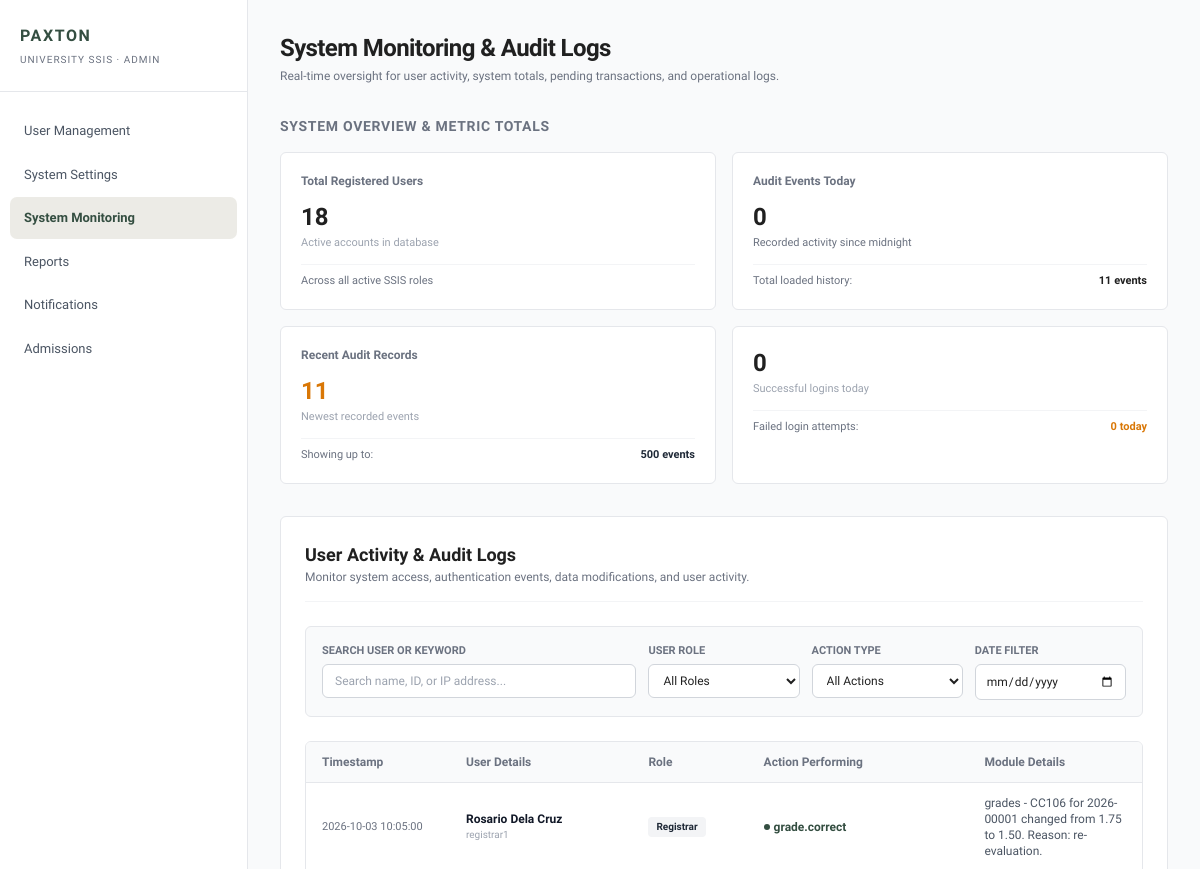
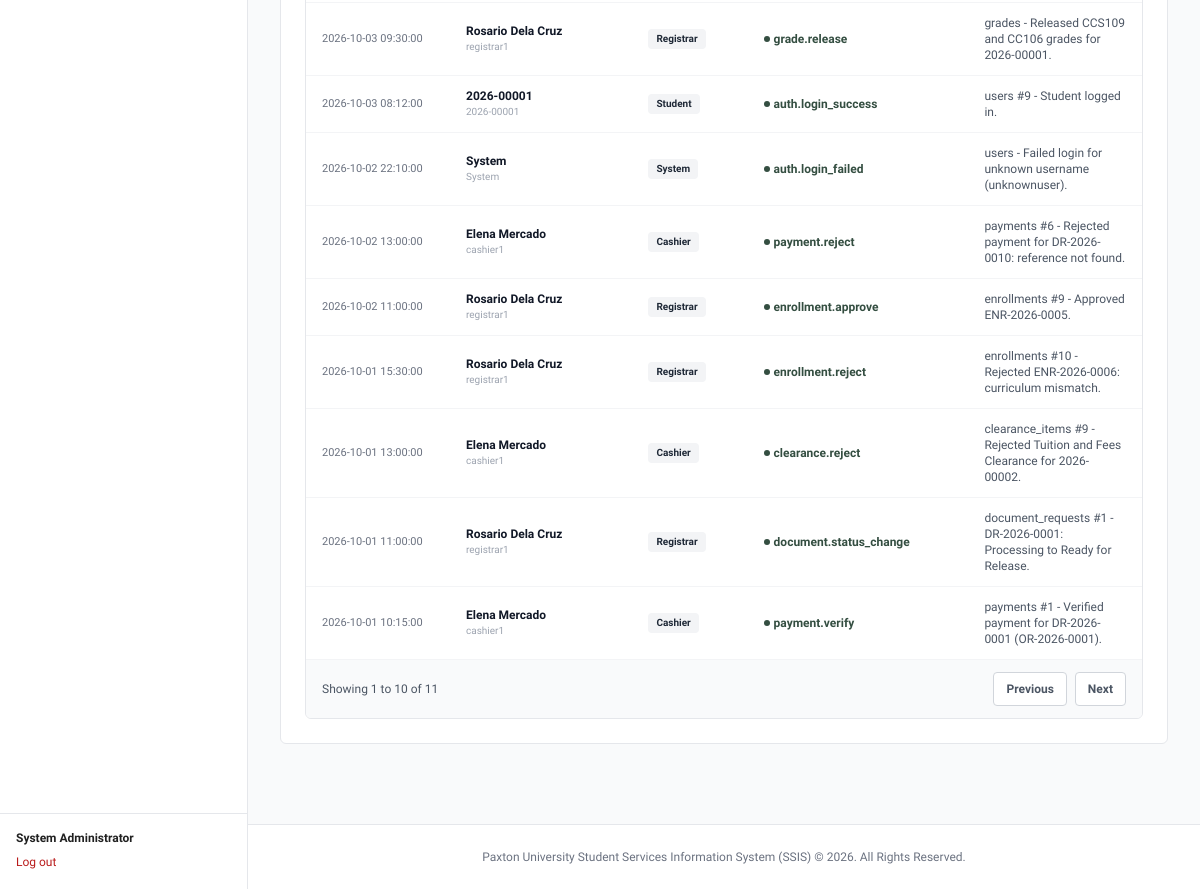
The app's page /php/admin/monitoring.php (signed in) with its own data (2 pictures, top to bottom).
### tables this page shows
CREATE TABLE audit_logs (
  id BIGINT UNSIGNED NOT NULL AUTO_INCREMENT,
  user_id INT UNSIGNED NULL,
  action VARCHAR(60) NOT NULL,
  entity VARCHAR(40) NULL,
  entity_id INT UNSIGNED NULL,
  details TEXT NULL,
  ip_address VARCHAR(45) NULL,
  created_at TIMESTAMP NOT NULL DEFAULT CURRENT_TIMESTAMP,
  PRIMARY KEY (id),
  KEY idx_audit_user (user_id),
  KEY idx_audit_action (action),
  KEY idx_audit_entity (entity, entity_id),
  KEY idx_audit_created (created_at),
  CONSTRAINT fk_audit_user FOREIGN KEY (user_id)
    REFERENCES users (id) ON DELETE RESTRICT ON UPDATE RESTRICT
);

CREATE TABLE users (
  id INT UNSIGNED NOT NULL AUTO_INCREMENT,
  username VARCHAR(50) NOT NULL,
  email VARCHAR(120) NULL,
  password_hash VARCHAR(255) NOT NULL,
  role ENUM('Student','Applicant','Registrar','Cashier','Department','Admin') NOT NULL,
  department_id INT UNSIGNED NULL,
  full_name VARCHAR(120) NULL,
  status ENUM('Active','Inactive') NOT NULL DEFAULT 'Active',
  must_change_password TINYINT(1) NOT NULL DEFAULT 0,
  password_changed_at DATETIME NULL,
  last_login DATETIME NULL,
  created_at TIMESTAMP NOT NULL DEFAULT CURRENT_TIMESTAMP,
  updated_at TIMESTAMP NOT NULL DEFAULT CURRENT_TIMESTAMP ON UPDATE CURRENT_TIMESTAMP,
  PRIMARY KEY (id),
  UNIQUE KEY uq_users_username (username),
  UNIQUE KEY uq_users_email (email),
  KEY idx_users_role (role),
  KEY idx_users_status (status),
  KEY idx_users_department (department_id),
  CONSTRAINT fk_users_department FOREIGN KEY (department_id)
    REFERENCES departments (id) ON DELETE RESTRICT ON UPDATE RESTRICT,
  CONSTRAINT chk_users_dept_role CHECK (
    (role = 'Department' AND department_id IS NOT NULL) OR
    (role <> 'Department' AND department_id IS NULL))
);

### models/Database.php (called while the page is built, shortened)
<?php
final class Database
{
    private static ?PDO $connection = null;
    public static function getConnection(): PDO
    {
        if (self::$connection instanceof PDO) {
            return self::$connection;
        }
        $host = self::environmentValue('SSIS_DB_HOST', '127.0.0.1');
        $port = self::environmentValue('SSIS_DB_PORT', '3306');
        $name = self::environmentValue('SSIS_DB_NAME', 'ssis_db');
        $user = self::environmentValue('SSIS_DB_USER', 'root');
        $password = self::environmentValue('SSIS_DB_PASSWORD', '');
        $dsn = sprintf(
            'mysql:host=%s;port=%s;dbname=%s;charset=utf8mb4',
            $host,
            $port,
            $name
        );
        self::$connection = new PDO($dsn, $user, $password, [
            PDO::ATTR_ERRMODE => PDO::ERRMODE_EXCEPTION,
            PDO::ATTR_DEFAULT_FETCH_MODE => PDO::FETCH_ASSOC,
            PDO::ATTR_EMULATE_PREPARES => false,
        ]);
        return self::$connection;
    }
    private static function environmentValue(string $key, string $default): string
    {
        $value = getenv($key);
        return $value === false ? $default : $value;
    }
}

### php/includes/audit-page-data.php (called while the page is built, shortened)
<?php
require_once __DIR__ . '/../../models/AuditLog.php';
try {
    $auditModel = new AuditLog(Database::getConnection());
    $auditEntries = $auditModel->getEntries([], 500);
} catch (Throwable $exception) {
    error_log('SSIS admin audit page failed: ' . $exception->getMessage());
    http_response_code(503);
    exit('Audit history is temporarily unavailable. Please try again later.');
}
$auditFilterAction = static function (string $action): string {
    $upper = strtoupper($action);
    if (str_contains($upper, 'LOGIN') || str_contains($upper, 'LOGOUT') || str_contains($upper, 'AUTH')) { return 'Login'; }
    if (str_contains($upper, 'PAYMENT')) { return 'PAYMENT'; }
    if (str_contains($upper, 'DISABLE') || str_contains($upper, 'DELETE') || str_contains($upper, 'REJECT')) { return 'DISABLE'; }
    if (str_contains($upper, 'UPDATE') || str_contains($upper, 'EDIT') || str_contains($upper, 'MODIFY')) { return 'UPDATE'; }
    return 'CREATE';
};
?>

### models/AuditLog.php (called while the page is built, shortened)
<?php
final class AuditLog
{
    public function getEntries(array $filters = [], int $limit = 250): array
    {
        $conditions = [];
        $parameters = [];
        $where = $conditions ? 'WHERE ' . implode(' AND ', $conditions) : '';
        $limit = max(1, min(1000, $limit));
        $statement = $this->db->prepare(
            "SELECT audit.id, audit.action, audit.entity, audit.entity_id, audit.details,
                    audit.ip_address, audit.created_at,
                    COALESCE(account.full_name, account.username, 'System') AS full_name,
                    account.username, account.role
             FROM audit_logs audit LEFT JOIN users account ON account.id = audit.user_id
             $where ORDER BY audit.created_at DESC, audit.id DESC LIMIT $limit"
        );
        $statement->execute($parameters);
        return $statement->fetchAll();
    }
}

### php/includes/audit-monitoring-rows.php (the view, shortened to what this page needs)
<?php foreach ($auditEntries as $entry): $auditModule = trim(($entry['entity'] ? $entry['entity'] . ($entry['entity_id'] ? ' #' . $entry['entity_id'] : '') . ' - ' : '') . (string) $entry['details']); $auditIp = (string) ($entry['ip_address'] ?? ''); ?><tr class="log-row" data-role="<?= $auditEsc($entry['role'] ?? 'System') ?>" data-action="<?= $auditEsc($auditFilterAction((string) $entry['action'])) ?>" data-date="<?= $auditEsc(date('Y-m-d', strtotime($entry['created_at']))) ?>">
    <td class="py-3 px-4 font-display text-[11px] text-gray-500 break-words"><?= $auditEsc($entry['created_at']) ?></td>
    <td class="py-3 px-4 break-words"><div class="font-bold text-gray-900 log-user break-words"><?= $auditEsc($entry['full_name']) ?></div><div class="text-[10px] text-gray-400 break-words"><?= $auditEsc($entry['username'] ?: 'System') ?></div></td>
    <td class="py-3 px-4 break-words"><span class="inline-flex items-center px-2 py-0.5 rounded text-[10px] font-semibold bg-gray-100 text-gray-800"><?= $auditEsc($entry['role'] ?: 'System') ?></span></td>
    <td class="py-3 px-4 break-words"><span class="inline-block max-w-full whitespace-normal break-all font-semibold text-brand-primary"><span class="inline-block w-1.5 h-1.5 rounded-full bg-brand-primary mr-1 align-middle"></span><?= $auditEsc($entry['action']) ?></span></td>
    <td class="py-3 px-4 text-gray-600 break-words"><?= $auditModule !== '' ? $auditEsc($auditModule) : '&mdash;' ?></td>
</tr><?php endforeach; ?>

### php/component/sidebar.php (style rules this page uses)
@media (min-width:1024px) { body { padding-left: 248px } }

### records on screen
audit_logs: created_at "2026-10-03 10:05:00", full_name "Rosario Dela Cruz", user.username "registrar1", user.role "Registrar", action "grade.correct", $auditEsc($auditModule) "grades - CC106 for 2026-00001 changed from 1.75 to 1.50. Reason: re-evaluation."
audit_logs: created_at "2026-10-03 09:30:00", full_name "Rosario Dela Cruz", user.username "registrar1", user.role "Registrar", action "grade.release", $auditEsc($auditModule) "grades - Released CCS109 and CC106 grades for 2026-00001."
audit_logs: created_at "2026-10-03 08:12:00", full_name "2026-00001", user.username "2026-00001", user.role "Student", action "auth.login_success", $auditEsc($auditModule) "users #9 - Student logged in."
audit_logs: created_at "2026-10-02 22:10:00", full_name "System", username "System", role "System", action "auth.login_failed", $auditEsc($auditModule) "users - Failed login for unknown username (unknownuser)."
audit_logs: created_at "2026-10-02 13:00:00", full_name "Elena Mercado", user.username "cashier1", user.role "Cashier", action "payment.reject", $auditEsc($auditModule) "payments #6 - Rejected payment for DR-2026-0010: reference not found."
audit_logs: created_at "2026-10-02 11:00:00", full_name "Rosario Dela Cruz", user.username "registrar1", user.role "Registrar", action "enrollment.approve", $auditEsc($auditModule) "enrollments #9 - Approved ENR-2026-0005."
audit_logs: created_at "2026-10-01 15:30:00", full_name "Rosario Dela Cruz", user.username "registrar1", user.role "Registrar", action "enrollment.reject", $auditEsc($auditModule) "enrollments #10 - Rejected ENR-2026-0006: curriculum mismatch."
audit_logs: created_at "2026-10-01 13:00:00", full_name "Elena Mercado", user.username "cashier1", user.role "Cashier", action "clearance.reject", $auditEsc($auditModule) "clearance_items #9 - Rejected Tuition and Fees Clearance for 2026-00002."
audit_logs: created_at "2026-10-01 11:00:00", full_name "Rosario Dela Cruz", user.username "registrar1", user.role "Registrar", action "document.status_change", $auditEsc($auditModule) "document_requests #1 - DR-2026-0001: Processing to Ready for Release."
audit_logs: created_at "2026-10-01 10:15:00", full_name "Elena Mercado", user.username "cashier1", user.role "Cashier", action "payment.verify", $auditEsc($auditModule) "payments #1 - Verified payment for DR-2026-0001 (OR-2026-0001)."

### other values on screen
$role "ADMIN"
$label "User Management"
$label "System Settings"
$label "System Monitoring"
$label "Reports"
$label "Notifications"
$label "Admissions"
$name "System Administrator"
$auditSummary['active_users'] "18"
$auditSummary['today_events'] "0"
count($auditEntries) "11"
$auditSummary['today_logins'] "0"
$auditSummary['failed_logins'] "0"
